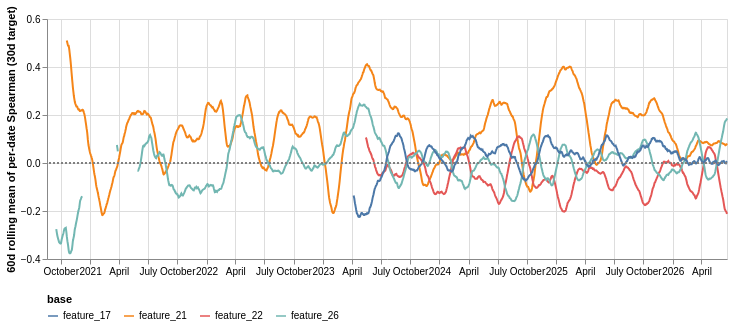

This figure's notebook cell:
### Code cell
# regime honesty: rolling 60d mean of per-date Spearman, top new bases vs best original
top_new = (summary.filter(pl.col("new"))
           .sort(pl.col("ic_30d").abs(), descending=True)["base"].head(3).to_list())
best_old_base = (summary.filter(~pl.col("new"))
                 .sort(pl.col("ic_30d").abs(), descending=True)["base"][0])
show = top_new + [best_old_base]
roll_ic = ic_by_date.select(
    ["date"] + [pl.col(f"{b}|target_30d").rolling_mean(60, min_samples=30).alias(b) for b in show]
).unpivot(index="date", variable_name="base", value_name="ic60")
alt.Chart(roll_ic.to_pandas()).mark_line().encode(
    x=alt.X("date:T", title=None),
    y=alt.Y("ic60:Q", title="60d rolling mean of per-date Spearman (30d target)"),
    color=alt.Color("base:N", legend=alt.Legend(orient="bottom")),
    tooltip=["date:T", "base:N", alt.Tooltip("ic60:Q", format=".3f")],
).properties(width=680, height=240) + alt.Chart(roll_ic.to_pandas()).mark_rule(
    strokeDash=[2, 2], color="gray").encode(y=alt.datum(0))

### Figure 1 — Vega-Lite specification as saved in the notebook (floating-point values rounded to 4 significant figures; data arrays with more than 128 entries replaced by an {"elided": "..."} marker saying what was removed)
{"config": {"view": {"continuousWidth": 300, "continuousHeight": 300}}, "layer": [{"data": {"name": "data-3fad650269e66da3b0ff6b6a162f64a9"}, "mark": {"type": "line"}, "encoding": {"color": {"field": "base", "legend": {"orient": "bottom"}, "type": "nominal"}, "tooltip": [{"field": "date", "type": "temporal"}, {"field": "base", "type": "nominal"}, {"field": "ic60", "format": ".3f", "type": "quantitative"}], "x": {"field": "date", "title": null, "type": "temporal"}, "y": {"field": "ic60", "title": "60d rolling mean of per-date Spearman (30d target)", "type": "quantitative"}}}, {"data": {"name": "data-3fad650269e66da3b0ff6b6a162f64a9"}, "mark": {"type": "rule", "color": "gray", "strokeDash": [2, 2]}, "encoding": {"y": {"datum": 0}}}], "height": 240, "width": 680, "$schema": "https://vega.github.io/schema/vega-lite/v6.1.0.json", "datasets": {"data-3fad650269e66da3b0ff6b6a162f64a9": {"elided": "8528 records"}}}
